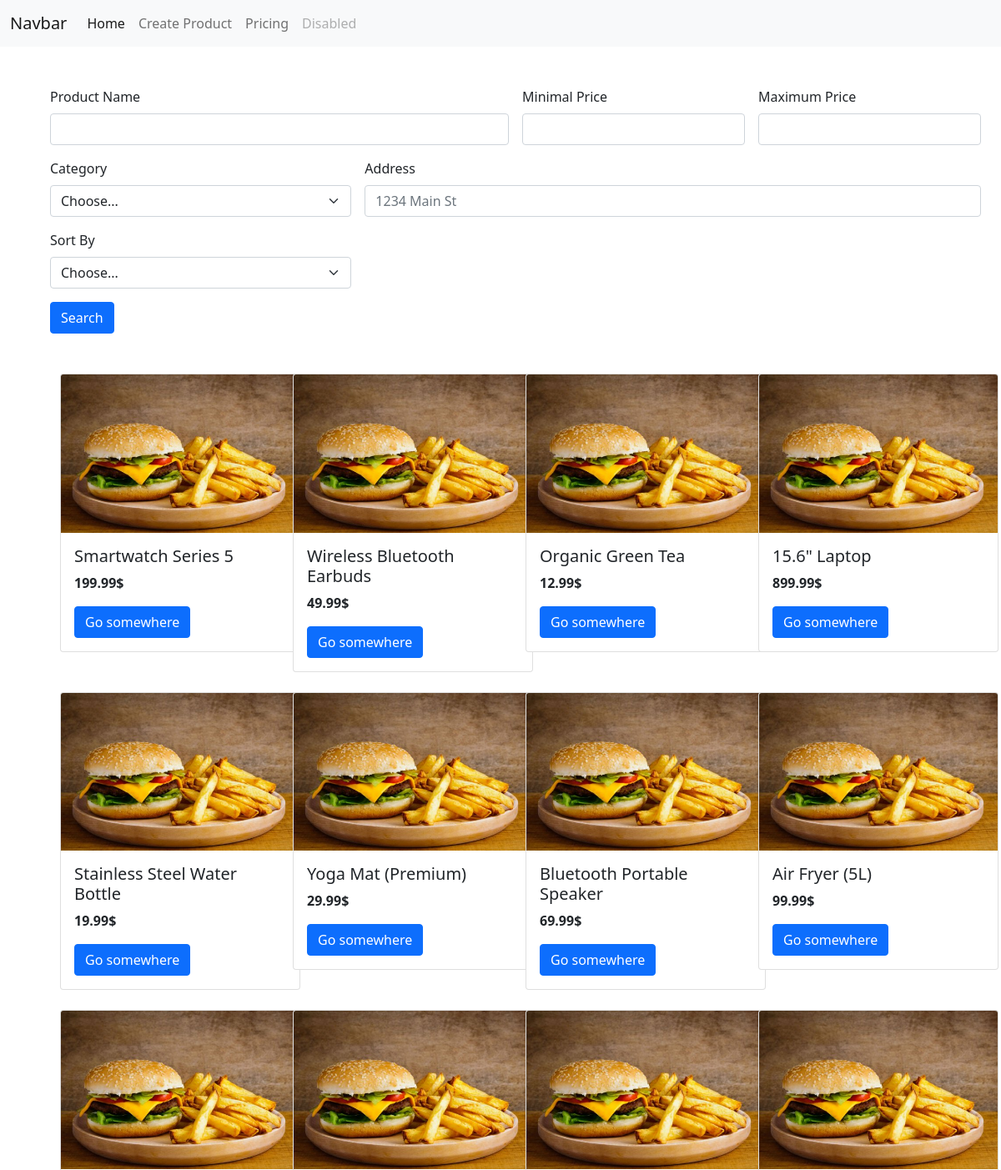
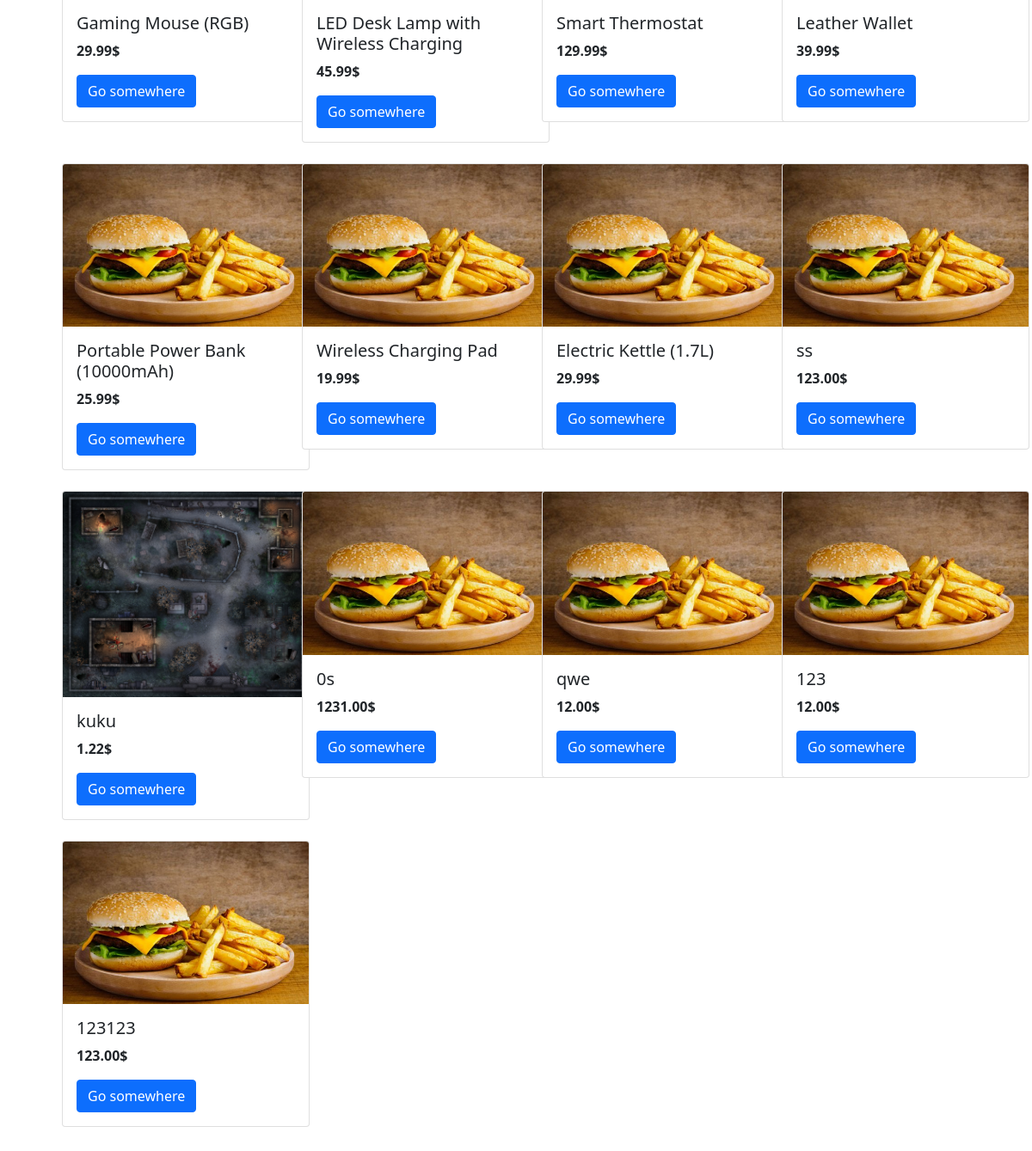
The page / on the database its author committed (2 pictures, top to bottom).
### products/models.py (models this page shows)
class Product(models.Model):
    name = models.CharField(max_length=150, default=0)
    description = models.TextField(default=0)
    price = models.DecimalField(max_digits=10, decimal_places=2)
    create_date = models.DateTimeField(auto_now_add=True)
    write_time = models.DateTimeField(auto_now_add=True)
    views = models.PositiveIntegerField(default=0)
    category = models.ForeignKey(Category, on_delete=models.SET_NULL, null=True, related_name='products')
    image = models.ImageField(upload_to='products/', default='default.jpg')

### products/views.py (the view)
# urls.py: 2. Add a URL to urlpatterns:  path('', views.home, name='home')
def home(request):
    filters = dict()
    product_name = request.GET.get('product_name')
    if product_name:
        filters['name__icontains'] = product_name
    min_price = request.GET.get('min_price')
    if min_price:
        filters['price__gt'] =  min_price
    max_price = request.GET.get('max_price')
    if max_price:
        filters['price__lt'] =  max_price
    address = request.GET.get('address')
    if address:
        filters['address__icontains'] = address
    category = request.GET.get('category')
    if category:
        filters['category_id'] = category
    products=Product.objects.filter(**filters)
    categories = Category.objects.all()
    return render(request, 'home.html', context={'products': products, 'categories':categories})

### products/templates/home.html (shortened to what this page needs)
{% extends 'base.html' %}
{% block content %}
<form class="row g-3">
    <div class="col-md-6">
      <label for="product_name" class="form-label">Product Name</label>
      <input type="text" class="form-control" id="product_name" name="product_name">
    </div>
    <div class="col-md-3">
      <label for="min_price" class="form-label">Minimal Price</label>
      <input type="text" class="form-control" id="min_price" name="min_price">
    </div>
    <div class="col-md-3">
        <label for="max_price" class="form-label">Maximum Price</label>
        <input type="text" class="form-control" id="max_price" name="max_price">
    </div>
    <div class="col-md-4">
      <label for="category" class="form-label">Category</label>
      <select id="category" name="category" class="form-select">
        <option selected disabled>Choose...</option>
      </select>
    </div>
    <div class="col-8">
        <label for="inputAddress" class="form-label">Address</label>
        <input type="text" class="form-control" id="inputAddress" placeholder="1234 Main St">
      </div>
    <div class="col-md-4">
      <label for="sort" class="form-label">Sort By</label>
      <select id="sort" name="sort" class="form-select">
        <option selected disabled>Choose...</option>
      </select>
    </div>
    <div class="col-12">
      <button type="submit" class="btn btn-primary">Search</button>
    </div>
  </form>
  <div class="container">
    <div class="row row-cols-4 mt-4 g-4">
      {% for product in products%}
      <div class="col">
        <div class="card" style="width: 18rem;">
        <img src="{{ product.image.url}}" class="card-img-top" alt="...">
        <div class="card-body">
          <h5 class="card-title">{{product.name}}</h5>
            <p class="card-text fw-bold">{{product.price}}$</p>
          <a href=" " class="btn btn-primary">Go somewhere</a>
        </div>
      </div>
    </div>
    {%endfor%}
  </div>
    </div>
{% endblock %}

### products/templates/base.html (shortened to what this page needs)
<!DOCTYPE html>
<html lang="en">
<head>
    <link href="https://cdn.jsdelivr.net/npm/bootstrap@5.0.2/dist/css/bootstrap.min.css" rel="stylesheet">
</head>
<body>
    <nav class="navbar navbar-expand-lg navbar-light bg-light">
        <div class="container-fluid">
          <a class="navbar-brand" href="#">Navbar</a>
          <div class="collapse navbar-collapse" id="navbarNav">
            <ul class="navbar-nav">
              <li class="nav-item">
                <a class="nav-link active" aria-current="page" href="{% url 'home' %}">Home</a>
              </li>
              <li class="nav-item">
                <a class="nav-link" href="{% url 'create_product' %}">Create Product</a>
              </li>
              <li class="nav-item">
                <a class="nav-link" href="#">Pricing</a>
              </li>
              <li class="nav-item">
                <a class="nav-link disabled" href="#" tabindex="-1" aria-disabled="true">Disabled</a>
              </li>
            </ul>
          </div>
        </div>
      </nav>
<div class="container m-5">
    {% block content %}
    {% endblock %}
</div>
</body>
</html>

### rows shown on the page
Product: image (placeholder picture), name "Smartwatch Series 5", price "199.99"
Product: image (placeholder picture), name "Wireless Bluetooth Earbuds", price "49.99"
Product: image (placeholder picture), name "Organic Green Tea", price "12.99"
Product: image (placeholder picture), name "15.6\" Laptop", price "899.99"
Product: image (placeholder picture), name "Stainless Steel Water Bottle", price "19.99"
Product: image (placeholder picture), name "Yoga Mat (Premium)", price "29.99"
Product: image (placeholder picture), name "Bluetooth Portable Speaker", price "69.99"
Product: image (placeholder picture), name "Air Fryer (5L)", price "99.99"
Product: image (placeholder picture), name "Gaming Mouse (RGB)", price "29.99"
Product: image (placeholder picture), name "LED Desk Lamp with Wireless Charging", price "45.99"
Product: image (placeholder picture), name "Smart Thermostat", price "129.99"
Product: image (placeholder picture), name "Leather Wallet", price "39.99"
Product: image (placeholder picture), name "Portable Power Bank (10000mAh)", price "25.99"
Product: image (placeholder picture), name "Wireless Charging Pad", price "19.99"
Product: image (placeholder picture), name "Electric Kettle (1.7L)", price "29.99"
Product: image (placeholder picture), name "ss", price "123.00"
Product: image (picture), name "kuku", price "1.22"
Product: image (placeholder picture), name "0s", price "1231.00"
Product: image (placeholder picture), name "qwe", price "12.00"
Product: image (placeholder picture), name "123", price "12.00"
Product: image (placeholder picture), name "123123", price "123.00"
